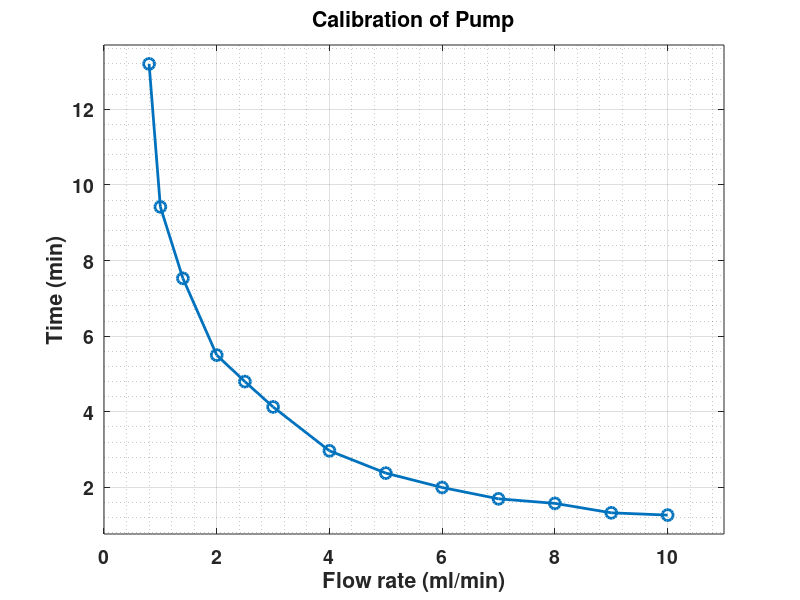

Here is the MATLAB script that generated this plot:
% Flow rate (ml/min)
flow_rate = [0.8, 1, 1.4, 2, 2.5, 3, 4, 5, 6, 7, 8, 9, 10];
time = [13.20, 9.42, 7.53, 5.50, 4.80, 4.13, 2.97, 2.38, 2.00, 1.70, 1.58, 1.33, 1.27];

figure;
plot(flow_rate, time, '-o', 'LineWidth', 2, 'MarkerSize', 8);
title('Calibration of Pump', 'FontSize', 18, 'FontWeight', 'Bold');
xlabel('Flow rate (ml/min)', 'FontSize', 16, 'FontWeight', 'Bold');
ylabel('Time (min)', 'FontSize', 16, 'FontWeight', 'Bold');
set(gca, 'FontSize', 14, 'FontWeight', 'Bold');
grid on;
xlim([0, max(flow_rate) + 1]);
ylim([min(time) - 0.5, max(time) + 0.5]);
grid minor;
